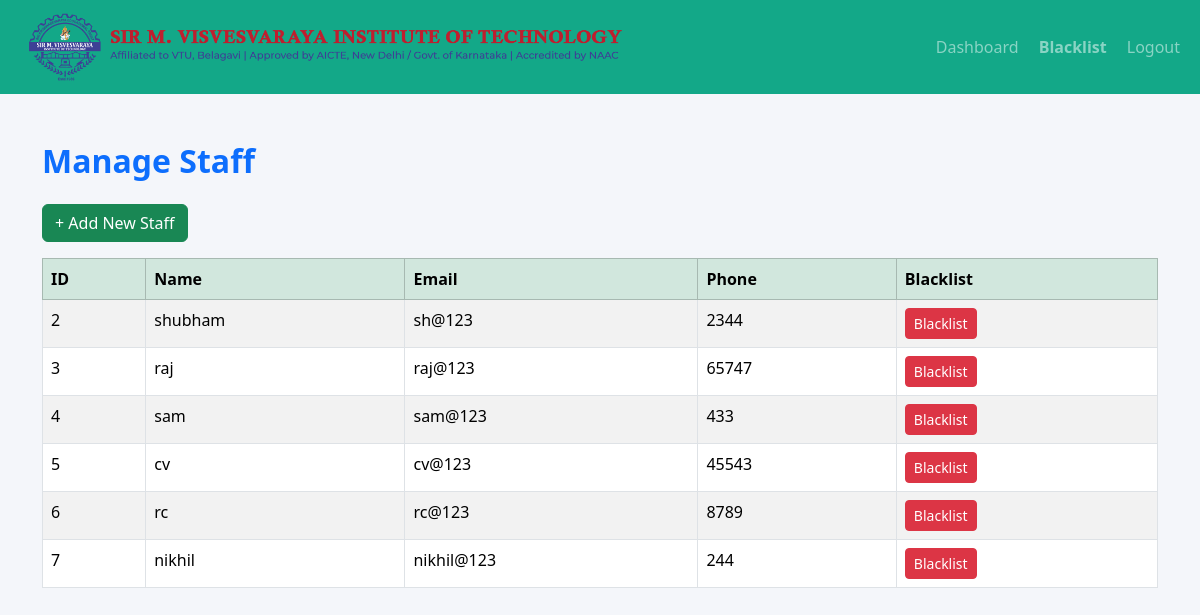
The page /principal/staff (signed in) on the database as committed earlier.
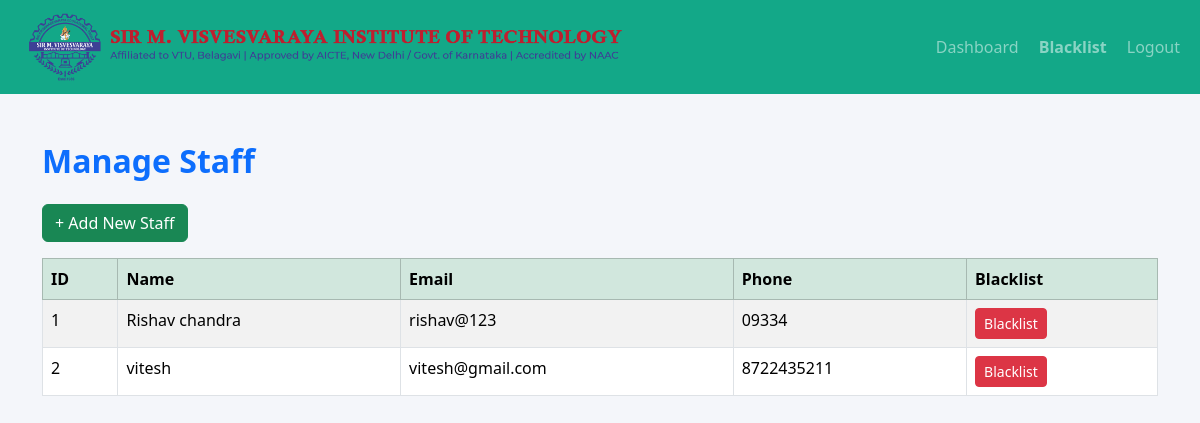
The same page on the database as committed later.
### models.py (models this page shows)
class Staff(db.Model):
    id = db.Column(db.Integer, primary_key=True)
    name = db.Column(db.String(120), nullable=False)
    email = db.Column(db.String(120), unique=True, nullable=False)
    password = db.Column(db.String(120), nullable=False)
    gender = db.Column(db.String(20))
    phone = db.Column(db.String(20))
    address = db.Column(db.String(200))

### app.py (the view)
@app.route("/principal/staff")
def principal_staff():
    if session.get("role") != "principal":
        return redirect("/login/principal")
    return render_template("principal_staff.html", staff=Staff.query.all())

### templates/principal_staff.html
{% extends "base.html" %}
{% block content %}
<h2 class="fw-bold text-primary mb-4">Manage Staff</h2>
<a href="/principal/staff/add" class="btn btn-success mb-3">+ Add New Staff</a>
<table class="table table-bordered table-striped">
    <thead class="table-success">
        <tr>
            <th>ID</th>
            <th>Name</th>
            <th>Email</th>
            <th>Phone</th>
            <th>Blacklist</th>
        </tr>
    </thead>
    <tbody>
        {% for s in staff %}
        <tr>
            <td>{{ s.id }}</td>
            <td>{{ s.name }}</td>
            <td>{{ s.email }}</td>
            <td>{{ s.phone }}</td>
            <td>
                <a href="/principal/staff/blacklist/{{ s.id }}"
                   class="btn btn-danger btn-sm">Blacklist</a>
            </td>
        </tr>
        {% endfor %}
    </tbody>
</table>
{% endblock %}

Rows that differ between the two databases and show on the page:
removed Staff: id "3", name "raj", email "raj@123", phone "65747"
removed Staff: id "4", name "sam", email "sam@123", phone "433"
removed Staff: id "5", name "cv", email "cv@123", phone "45543"
removed Staff: id "6", name "rc", email "rc@123", phone "8789"
removed Staff: id "7", name "nikhil", email "nikhil@123", phone "244"
added Staff: id "1", name "Rishav chandra", email "rishav@123", phone "09334"
changed Staff id 2: name "shubham" → "vitesh"; email "sh@123" → "vitesh@gmail.com"; phone "2344" → "8722435211"
